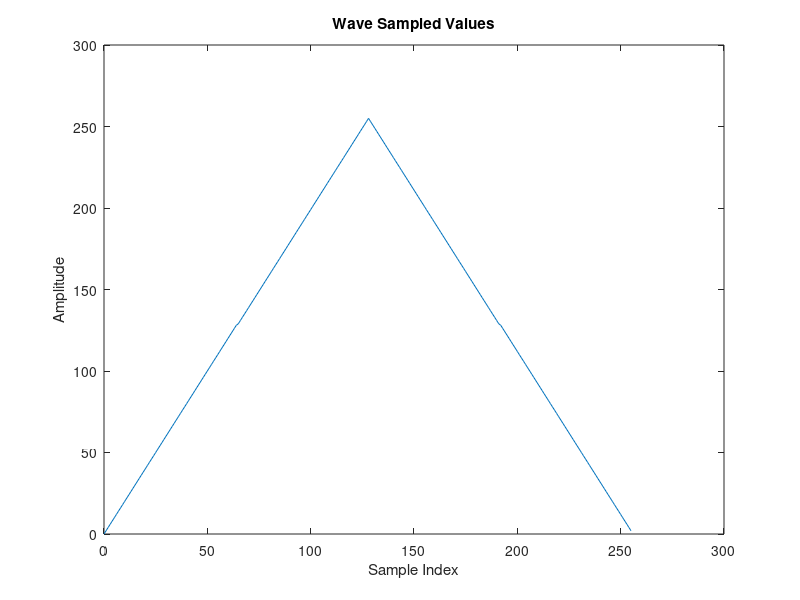

Recreate this plot in MATLAB.
clc; clearvars; clear

% Configuration: 12-bit resolution and sample count
bits = 8;
maxval = 2^bits - 1;    % 4095
samples = 2^bits;         % 4096 samples (one period)

% Sample indices and normalized time over one period [0,1)
n = 0:(samples-1);
t = n / samples;

% Choose waveform: 'tri' (triangular), 'sin' (sinusoidal), or 'saw' (sawtooth)
waveformType = 'tri'; % options: 'tri', 'sin', 'saw'

switch lower(waveformType)
    case 'tri'
        % Symmetric triangular wave spanning 0..maxval.
        % Use a piecewise linear construction to produce exact 0..1 triangle.
        % For t in [0,0.5) rises from 0 to 1; for t in [0.5,1) falls from 1 to 0.
        tri_unit = zeros(size(t));
        rising = t < 0.5;
        tri_unit(rising) = 2 * t(rising);          % 0..1
        tri_unit(~rising) = 2 * (1 - t(~rising));  % 1..0
        y = round(tri_unit * maxval);
        fid = fopen('coefficients_trig.coe','w');
    case 'sin'
        % Sinusoidal wave mapped from [-1,1] to [0,1], then to integer range.
        sine_unit = 0.5 * (1 + sin(2*pi*n/samples));  % periodic on the sampled grid
        y = round(sine_unit * maxval);
        fid = fopen('coefficients_sin.coe','w');
    case 'saw'
        % Sawtooth wave that rises linearly from 0 to maxval and wraps to 0 at the end.
        % Create samples that span 0..maxval exactly once, with the last sample = 0.
        % Use linspace to generate samples including maxval then wrap the final value to 0.
        saw_vals = linspace(0, maxval, samples + 1); % includes both endpoints
        saw_vals(end) = [];                           % drop the duplicated endpoint so we have 'samples' values 0..maxval-1..maxval
        y = round(saw_vals);                          % integer values, 0..maxval
        % Ensure no value exceeds maxval and cast to double
        y = min(max(double(y), 0), maxval);
        % Force wrap: set final sample to 0 to create the jump back to zero at period boundary
        y(end) = 0;
        fid = fopen('coefficients_saw.coe','w');
    otherwise
        error('Unsupported waveformType. Use ''tri'', ''sine'', or ''saw''.');
end

% Ensure values are integers within 0..maxval and of double type for downstream usage
y = min(max(double(y), 0), maxval);

plot(n,y);
title('Wave Sampled Values');
xlabel('Sample Index');
ylabel('Amplitude');

fprintf(fid,'memory_initialization_radix = 10;\nmemory_initialization_vector =\n');

for i = 1:samples
    if i == samples
        fprintf(fid,'%d;', y(i));
    else
        fprintf(fid,'%d,', y(i));
    end
    if mod(i,8)==0, fprintf(fid,'\n'); end
end

fclose(fid);

disp("DONE");
